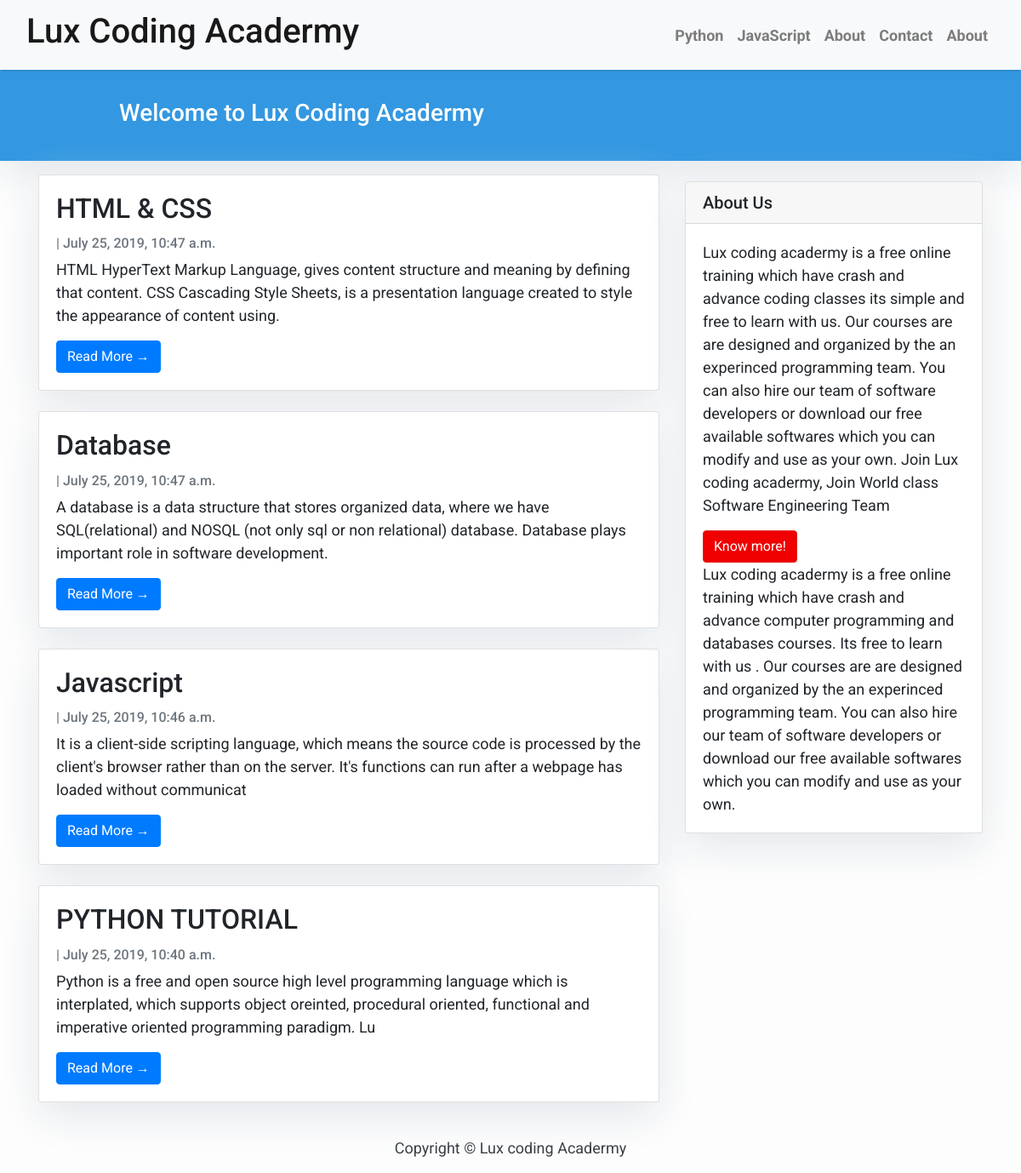
The page / on the database its author committed.
### Blog/models.py (models this page shows, shortened)
class Post(models.Model):
    title = models.CharField(max_length=200, unique=True)
    slug = models.SlugField(max_length=200, unique=True)
    author = models.ForeignKey(User, on_delete= models.CASCADE,related_name='blog_posts')
    updated_on = models.DateTimeField(auto_now= True)
    content = models.TextField()
    created_on = models.DateTimeField(auto_now_add=True)
    status = models.IntegerField(choices=STATUS, default=0)
    class Meta:
        ordering = ['-created_on']

### Blog/views.py (the view)
# urls.py: path('', views.PostList.as_view(), name='home'),
class PostList(generic.ListView):
    queryset = Post.objects.filter(status=1).order_by('-created_on')
    template_name = 'index.html'

### templates/index.html (shortened to what this page needs)
{% extends "base.html" %}
{% block content %}
<header class="masthead">
    <div class="container">
        <div class="row">
            <div class=" col-md-8 col-md-10 mx-auto">
                <div class="site-heading">
                    <h3 class=" site-heading my-4 mt-3 text-white"> Welcome to Lux Coding Acadermy </h3>
                </div>
            </div>
        </div>
    </div>
</header>
<div class="container">
    <div class="row">
        <div class="col-md-8 mt-3 left">
            {% for post in post_list %}
            <div class="card mb-4">
                <div class="card-body">
                    <h2 class="card-title">{{ post.title }}</h2>
                    <p class="card-text text-muted h6">{{ post.Author }} | {{ post.created_on}} </p>
                    <p class="card-text">{{post.content|slice:":200" }}</p>
                    <a href="{% url 'post_detail' post.slug  %}" class="btn btn-primary">Read More &rarr;</a>
                </div>
            </div>
            {% endfor %}
        </div>
        {% block sidebar %} {% include 'sidebar.html' %} {% endblock sidebar %}
    </div>
</div>
{%endblock%}

### templates/base.html (shortened to what this page needs)
<!DOCTYPE html>
<html>
    <head>
        <link rel="stylesheet" href="https://maxcdn.bootstrapcdn.com/bootstrap/4.0.0/css/bootstrap.min.css"
 />
    </head>
    <body>
        <nav class="navbar navbar-expand-lg navbar-light bg-light shadow" id="mainNav">
            <div class="container-fluid">
                <a class="navbar-brand" href="{% url 'home' %}"><h1> Lux Coding Acadermy </h1></a>
                <div class="collapse navbar-collapse" id="navbarResponsive">
                    <ul class="navbar-nav ml-auto">
                        <li class="nav-item text-black">
                            <a class="nav-link text-black font-weight-bold" href="python.html">Python</a>
                        </li>
                        <li class="nav-item text-black">
                            <a class="nav-link text-black font-weight-bold" href="javascript">JavaScript</a>
                        </li>
                        <li class="nav-item text-black">
                            <a class="nav-link text-black font-weight-bold" href="database.html">About</a>
                        </li>
                        <li class="nav-item text-black">
                            <a class="nav-link text-black font-weight-bold" href="contact.html">Contact</a>
                        </li>
                        <li class="nav-item text-black">
                            <a class="nav-link text-black font-weight-bold" href="about.html">About</a>
                        </li>
                    </ul>
                </div>
            </div>
        </nav>
        {% block content %}{% endblock content %}
        <footer class="py-3 bg-grey">
            <p class="m-0 text-dark text-center ">Copyright &copy; Lux coding Acadermy</p>
        </footer>
    </body>
</html>

### templates/sidebar.html (shortened to what this page needs)
{% block sidebar %}
<div class="col-md-4 float-right ">
<div class="card my-4">
        <h5 class="card-header">About Us</h5>
    <div class="card-body">
        <p class="card-text">
        	Lux coding acadermy is a free online training which have crash and advance coding classes its simple and free to learn with us. Our courses are are designed and organized by the an experinced programming team.
You can also hire our team of software developers or download our free available softwares which you can modify and use as your own.
Join Lux coding acadermy, Join World class Software Engineering Team
        </p>
        <a href="https://djangocentral.com/building-a-blog-application-with-django"
           class="btn btn-danger">Know more!</a>
           <p class="card-text">
        	Lux coding acadermy is a free online training which have crash and advance computer programming and databases courses. Its free to learn with us . Our courses are are designed and organized by the an experinced programming team.
            You can also hire our team of software developers or download our free available softwares which you can modify and use as your own.
        </p>
    </div>
</div>
</div>
{% endblock sidebar %}

### templates/base.html (style rules this page uses)
body { font-family: "Roboto", sans-serif; font-size: 17px; background-color: #fdfdfd; }
.shadow { box-shadow: 0 4px 2px -2px rgba(0, 0, 0, 0.1); }
.btn-danger { color: #fff; background-color: #f00000; border-color: #dc281e; }
.masthead { background: #3398E1; height: auto; padding-bottom: 15px; box-shadow: 0 16px 48px #E3E7EB; padding-top: 10px; }

### templates/index.html (style rules this page uses)
body { font-family: "Roboto", sans-serif; font-size: 18px; background-color: #fdfdfd; }
.card { box-shadow: 0 16px 48px #E3E7EB; }

### templates/sidebar.html (style rules this page uses)
.card { box-shadow: 0 16px 48px #E3E7EB; }

### rows shown on the page
Post: title "HTML & CSS", created_on "July 25, 2019, 10:47 a.m.", content "HTML HyperText Markup Language, gives content structure and meaning by defining that content. CSS Cascading Style Sheets, is a presentation language created to style the appearance of content using."
Post: title "Database", created_on "July 25, 2019, 10:47 a.m.", content "A database is a data structure that stores organized data, where we have SQL(relational) and NOSQL (not only sql or non relational) database. Database plays important role in software development."
Post: title "Javascript", created_on "July 25, 2019, 10:46 a.m.", content "It is a client-side scripting language, which means the source code is processed by the client's browser rather than on the server. It's functions can run after a webpage has loaded without communicat"
Post: title "PYTHON TUTORIAL", created_on "July 25, 2019, 10:40 a.m.", content "Python is a free and open source high level programming language which is interplated, which supports object oreinted, procedural oriented, functional and imperative oriented programming paradigm. Lu"
